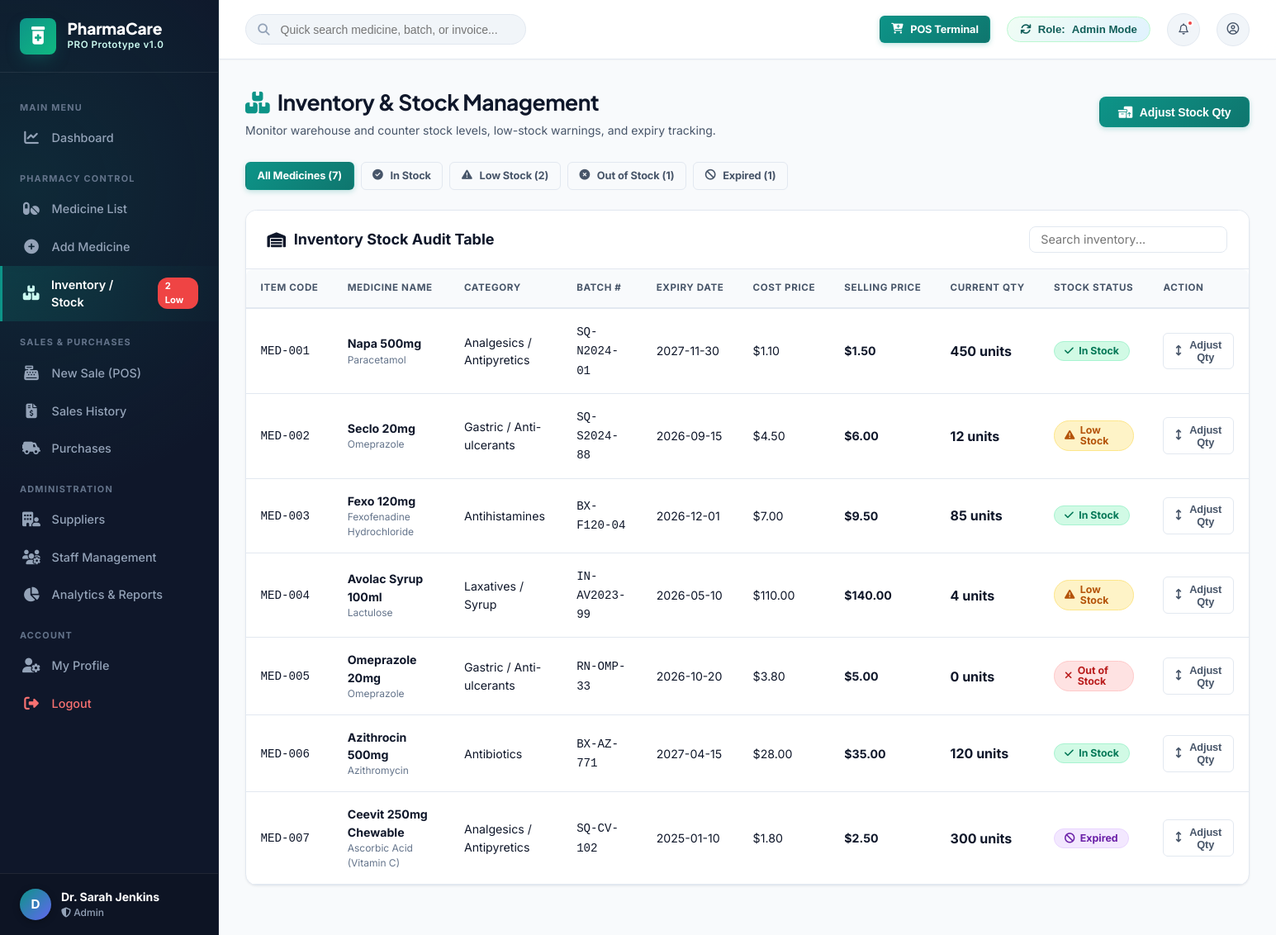
The page /inventory/inventory.php on the database its author committed.
### tables this page shows
CREATE TABLE `medicines` (
  `id` INT AUTO_INCREMENT PRIMARY KEY,
  `medicine_name` VARCHAR(150) NOT NULL,
  `generic_name` VARCHAR(150) NOT NULL,
  `category_id` INT NOT NULL,
  `supplier_id` INT NOT NULL,
  `manufacturer` VARCHAR(100) NOT NULL,
  `batch_number` VARCHAR(50) NOT NULL,
  `purchase_price` DECIMAL(10,2) NOT NULL,
  `selling_price` DECIMAL(10,2) NOT NULL,
  `stock_quantity` INT NOT NULL DEFAULT 0,
  `min_stock_alert` INT DEFAULT 15,
  `expiry_date` DATE NOT NULL,
  `description` TEXT,
  `status` ENUM('In Stock', 'Low Stock', 'Out of Stock', 'Expired') DEFAULT 'In Stock',
  FOREIGN KEY (`category_id`) REFERENCES `categories`(`id`),
  FOREIGN KEY (`supplier_id`) REFERENCES `suppliers`(`id`)
);

CREATE TABLE `categories` (
  `id` INT AUTO_INCREMENT PRIMARY KEY,
  `category_name` VARCHAR(100) NOT NULL,
  `description` VARCHAR(255)
);

### includes/db_helper.php (called while the page is built, shortened)
<?php
function get_all_medicines() {
    $pdo = getDBConnection();
    if ($pdo) {
        try {
            $stmt = $pdo->query("
                SELECT m.*, c.category_name, s.supplier_name
                FROM medicines m
                LEFT JOIN categories c ON m.category_id = c.id
                LEFT JOIN suppliers s ON m.supplier_id = s.id
                ORDER BY m.id ASC
            ");
            $rows = $stmt->fetchAll();
            if (!empty($rows)) return $rows;
        } catch (Exception $e) {
        }
    }
    return get_fallback_medicines();
}
?>

### inventory/inventory.php (the view, shortened to what this page needs)
<?php
require_once __DIR__ . '/../includes/header.php';
require_once __DIR__ . '/../includes/sidebar.php';
$medicines = get_all_medicines();
$filter_status = $_GET['status'] ?? 'all';
?>
<div class="main-wrapper">
    <?php require_once __DIR__ . '/../includes/navbar.php'; ?>
    <div class="content-body">
        <div class="page-header">
            <div class="page-title">
                <h1><i class="fa-solid fa-boxes-stacked" style="color:var(--primary);"></i> Inventory & Stock Management</h1>
                <p>Monitor warehouse and counter stock levels, low-stock warnings, and expiry tracking.</p>
            </div>
            <div class="page-actions">
                <button class="btn btn-primary" onclick="openStockAdjustmentModal()">
                    <i class="fa-solid fa-boxes-packing"></i> Adjust Stock Qty
                </button>
            </div>
        </div>
        <div style="display:flex; gap:0.5rem; margin-bottom:1.5rem; flex-wrap:wrap;">
            <a href="inventory.php?status=all" class="btn btn-sm <?php echo ($filter_status == 'all') ? 'btn-primary' : 'btn-outline'; ?>">
                All Medicines (<?php echo count(get_all_medicines()); ?>)
            </a>
            <a href="inventory.php?status=in_stock" class="btn btn-sm <?php echo ($filter_status == 'in_stock') ? 'btn-success' : 'btn-outline'; ?>">
                <i class="fa-solid fa-circle-check"></i> In Stock
            </a>
            <a href="inventory.php?status=low_stock" class="btn btn-sm <?php echo ($filter_status == 'low_stock') ? 'btn-warning' : 'btn-outline'; ?>">
                <i class="fa-solid fa-triangle-exclamation"></i> Low Stock (2)
            </a>
            <a href="inventory.php?status=out_of_stock" class="btn btn-sm <?php echo ($filter_status == 'out_of_stock') ? 'btn-danger' : 'btn-outline'; ?>">
                <i class="fa-solid fa-circle-xmark"></i> Out of Stock (1)
            </a>
            <a href="inventory.php?status=expired" class="btn btn-sm <?php echo ($filter_status == 'expired') ? 'btn-secondary' : 'btn-outline'; ?>">
                <i class="fa-solid fa-ban"></i> Expired (1)
            </a>
        </div>
        <div class="card">
            <div class="card-header">
                <div class="card-title">
                    <i class="fa-solid fa-warehouse"></i> Inventory Stock Audit Table
                </div>
                <div style="display:flex; gap:0.75rem;">
                    <input type="text" id="invSearchInput" class="form-control" style="width:240px; padding:0.4rem 0.8rem;" placeholder="Search inventory..." onkeyup="filterTable('invSearchInput', 'inventoryTable')">
                </div>
            </div>
            <div class="card-body" style="padding:0;">
                <div class="table-responsive">
                    <table class="table" id="inventoryTable">
                        <thead>
                            <tr>
                                <th>Item Code</th>
                                <th>Medicine Name</th>
                                <th>Category</th>
                                <th>Batch #</th>
                                <th>Expiry Date</th>
                                <th>Cost Price</th>
                                <th>Selling Price</th>
                                <th>Current Qty</th>
                                <th>Stock Status</th>
                                <th>Action</th>
                            </tr>
                        </thead>
                        <tbody>
                            <?php foreach ($medicines as $med): ?>
                            <tr>
                                <td><code>MED-00<?php echo $med['id']; ?></code></td>
                                <td>
                                    <strong><?php echo htmlspecialchars($med['medicine_name']); ?></strong>
                                    <div style="font-size:0.75rem; color:#64748b;"><?php echo htmlspecialchars($med['generic_name']); ?></div>
                                </td>
                                <td><?php echo htmlspecialchars($med['category_name']); ?></td>
                                <td><code><?php echo htmlspecialchars($med['batch_number']); ?></code></td>
                                <td><?php echo $med['expiry_date']; ?></td>
                                <td>$<?php echo number_format($med['purchase_price'], 2); ?></td>
                                <td><strong>$<?php echo number_format($med['selling_price'], 2); ?></strong></td>
                                <td>
                                    <strong style="font-size:1rem;"><?php echo $med['stock_quantity']; ?> units</strong>
                                </td>
                                <td>
                                    <?php
                                    if ($med['status'] == 'In Stock') echo '<span class="badge badge-in-stock"><i class="fa-solid fa-check"></i> In Stock</span>';
                                    else if ($med['status'] == 'Low Stock') echo '<span class="badge badge-low-stock"><i class="fa-solid fa-triangle-exclamation"></i> Low Stock</span>';
                                    else if ($med['status'] == 'Out of Stock') echo '<span class="badge badge-out-stock"><i class="fa-solid fa-xmark"></i> Out of Stock</span>';
                                    else echo '<span class="badge badge-expired"><i class="fa-solid fa-ban"></i> Expired</span>';
                                    ?>
                                </td>
                                <td>
                                    <button class="btn btn-sm btn-outline" onclick="openItemStockAdjustModal('<?php echo htmlspecialchars($med['medicine_name']); ?>', <?php echo $med['stock_quantity']; ?>)">
                                        <i class="fa-solid fa-arrows-up-down"></i> Adjust Qty
                                    </button>
                                </td>
                            </tr>
                            <?php endforeach; ?>
                        </tbody>
                    </table>
                </div>
            </div>
        </div>
    </div>
</div>
<?php require_once __DIR__ . '/../includes/footer.php'; ?>

### rows shown on the page
medicines: id "1", medicine_name "Napa 500mg", generic_name "Paracetamol", category.category_name "Analgesics / Antipyretics", batch_number "SQ-N2024-01", expiry_date "2027-11-30", purchase_price "1.10", selling_price "1.50", stock_quantity "450", status "In Stock" (drawn)
medicines: id "2", medicine_name "Seclo 20mg", generic_name "Omeprazole", category.category_name "Gastric / Anti-ulcerants", batch_number "SQ-S2024-88", expiry_date "2026-09-15", purchase_price "4.50", selling_price "6.00", stock_quantity "12", status "Low Stock" (drawn)
medicines: id "3", medicine_name "Fexo 120mg", generic_name "Fexofenadine Hydrochloride", category.category_name "Antihistamines", batch_number "BX-F120-04", expiry_date "2026-12-01", purchase_price "7.00", selling_price "9.50", stock_quantity "85", status "In Stock" (drawn)
medicines: id "4", medicine_name "Avolac Syrup 100ml", generic_name "Lactulose", category.category_name "Laxatives / Syrup", batch_number "IN-AV2023-99", expiry_date "2026-05-10", purchase_price "110.00", selling_price "140.00", stock_quantity "4", status "Low Stock" (drawn)
medicines: id "5", medicine_name "Omeprazole 20mg", generic_name "Omeprazole", category.category_name "Gastric / Anti-ulcerants", batch_number "RN-OMP-33", expiry_date "2026-10-20", purchase_price "3.80", selling_price "5.00", stock_quantity "0", status "Out of Stock" (drawn)
medicines: id "6", medicine_name "Azithrocin 500mg", generic_name "Azithromycin", category.category_name "Antibiotics", batch_number "BX-AZ-771", expiry_date "2027-04-15", purchase_price "28.00", selling_price "35.00", stock_quantity "120", status "In Stock" (drawn)
medicines: id "7", medicine_name "Ceevit 250mg Chewable", generic_name "Ascorbic Acid (Vitamin C)", category.category_name "Analgesics / Antipyretics", batch_number "SQ-CV-102", expiry_date "2025-01-10", purchase_price "1.80", selling_price "2.50", stock_quantity "300", status "Expired" (drawn)

### other values the page prints
substr($_SESSION['user_name'] ?? 'Admin', 0, 1) "D"
$_SESSION['user_name'] "Dr. Sarah Jenkins"
$role "Admin"
count(get_all_medicines()) "7"
